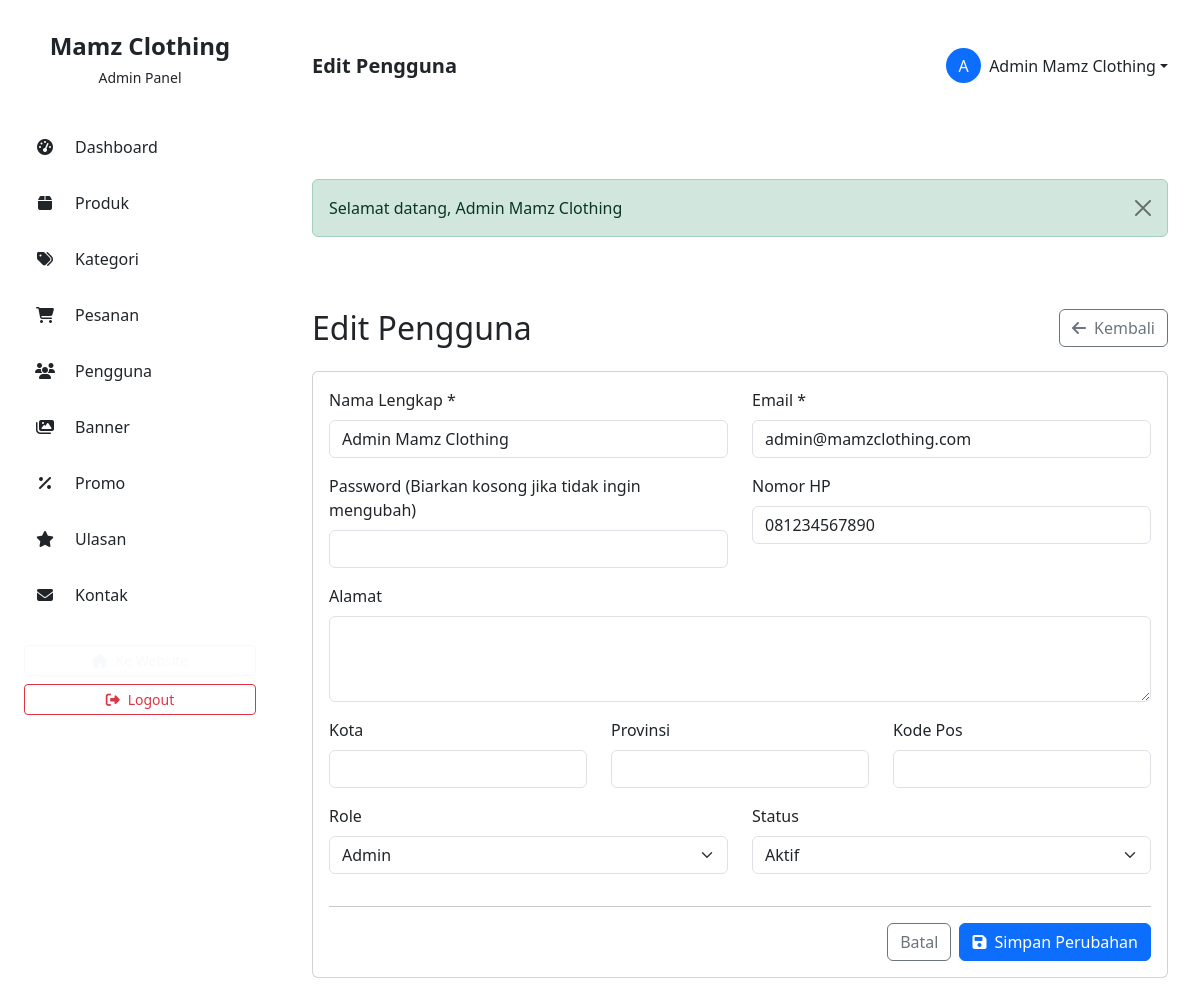
Screenshot of /admin/user-form.php?id=1 (signed in) with the database file from the repository.
### tables this page shows
CREATE TABLE IF NOT EXISTS users (
    id INT AUTO_INCREMENT PRIMARY KEY,
    nama_lengkap VARCHAR(100) NOT NULL,
    email VARCHAR(100) NOT NULL UNIQUE,
    password VARCHAR(255) NOT NULL,
    nomor_hp VARCHAR(20),
    alamat TEXT,
    kota VARCHAR(50),
    provinsi VARCHAR(50),
    kode_pos VARCHAR(10),
    role ENUM('admin', 'user') DEFAULT 'user',
    foto_profil VARCHAR(255) DEFAULT NULL,
    status ENUM('aktif', 'nonaktif') DEFAULT 'aktif',
    created_at TIMESTAMP DEFAULT CURRENT_TIMESTAMP,
    updated_at TIMESTAMP DEFAULT CURRENT_TIMESTAMP ON UPDATE CURRENT_TIMESTAMP,
    INDEX idx_email (email),
    INDEX idx_role (role)
);

### database/Database.php (called while the page is built, shortened)
<?php
class Database {
    private static $instance = null;
    private $connection;
    private function __construct() {
        try {
            $dsn = "mysql:host=" . DB_HOST . ";dbname=" . DB_NAME . ";charset=utf8mb4";
            $options = [
                PDO::ATTR_ERRMODE => PDO::ERRMODE_EXCEPTION,
                PDO::ATTR_DEFAULT_FETCH_MODE => PDO::FETCH_ASSOC,
                PDO::ATTR_EMULATE_PREPARES => false,
                PDO::ATTR_PERSISTENT => false
            ];
            $this->connection = new PDO($dsn, DB_USER, DB_PASS, $options);
        } catch (PDOException $e) {
            die("Database Connection Failed: " . $e->getMessage());
        }
    }
    public static function getInstance() {
        if (self::$instance === null) {
            self::$instance = new self();
        }
        return self::$instance;
    }
    public function query($sql, $params = []) {
        try {
            $stmt = $this->connection->prepare($sql);
            $stmt->execute($params);
            return $stmt;
        } catch (PDOException $e) {
            error_log("Database Error: " . $e->getMessage());
            return false;
        }
    }
    public function fetch($sql, $params = []) {
        $stmt = $this->query($sql, $params);
        return $stmt ? $stmt->fetch() : false;
    }
}

### models/User.php (called while the page is built, shortened)
<?php
require_once BASE_PATH . '/database/Database.php';
class User {
    private $db;
    public function __construct() {
        $this->db = Database::getInstance();
    }
    public function getUserById($id) {
        $sql = "SELECT * FROM users WHERE id = :id LIMIT 1";
        return $this->db->fetch($sql, ['id' => $id]);
    }
}

### admin/user-form.php (the view, shortened to what this page needs)
<?php
require_once BASE_PATH . '/includes/auth.php';
require_once BASE_PATH . '/models/User.php';
$userModel = new User();
$userId = isset($_GET['id']) ? (int)$_GET['id'] : 0;
$user = null;
$isEdit = false;
if ($userId > 0) {
    $user = $userModel->getUserById($userId);
    $isEdit = true;
}
$pageTitle = $isEdit ? 'Edit Pengguna' : 'Tambah Pengguna';
require_once BASE_PATH . '/views/admin/layouts/header.php';
?>
<div class="d-flex justify-content-between align-items-center mb-4">
    <h2 class="mb-0"><?php echo $pageTitle; ?></h2>
    <a href="<?php echo SITE_URL; ?>/admin/users.php" class="btn btn-outline-secondary">
        <i class="fas fa-arrow-left me-2"></i>Kembali
    </a>
</div>
<div class="card">
    <div class="card-body">
        <form method="POST" action="">
            <div class="row">
                <div class="col-md-6 mb-3">
                    <label for="nama_lengkap" class="form-label">Nama Lengkap *</label>
                    <input type="text" class="form-control" id="nama_lengkap" name="nama_lengkap" value="<?php echo $isEdit ? htmlspecialchars($user['nama_lengkap']) : ''; ?>" required>
                </div>
                <div class="col-md-6 mb-3">
                    <label for="email" class="form-label">Email *</label>
                    <input type="email" class="form-control" id="email" name="email" value="<?php echo $isEdit ? htmlspecialchars($user['email']) : ''; ?>" required>
                </div>
            </div>
            <div class="row">
                <div class="col-md-6 mb-3">
                    <label for="password" class="form-label"><?php echo $isEdit ? 'Password (Biarkan kosong jika tidak ingin mengubah)' : 'Password *'; ?></label>
                    <input type="password" class="form-control" id="password" name="password" <?php echo !$isEdit ? 'required' : ''; ?>>
                </div>
                <div class="col-md-6 mb-3">
                    <label for="nomor_hp" class="form-label">Nomor HP</label>
                    <input type="text" class="form-control" id="nomor_hp" name="nomor_hp" value="<?php echo $isEdit ? htmlspecialchars($user['nomor_hp'] ?? '') : ''; ?>">
                </div>
            </div>
            <div class="mb-3">
                <label for="alamat" class="form-label">Alamat</label>
                <textarea class="form-control" id="alamat" name="alamat" rows="3"><?php echo $isEdit ? htmlspecialchars($user['alamat'] ?? '') : ''; ?></textarea>
            </div>
            <div class="row">
                <div class="col-md-4 mb-3">
                    <label for="kota" class="form-label">Kota</label>
                    <input type="text" class="form-control" id="kota" name="kota" value="<?php echo $isEdit ? htmlspecialchars($user['kota'] ?? '') : ''; ?>">
                </div>
                <div class="col-md-4 mb-3">
                    <label for="provinsi" class="form-label">Provinsi</label>
                    <input type="text" class="form-control" id="provinsi" name="provinsi" value="<?php echo $isEdit ? htmlspecialchars($user['provinsi'] ?? '') : ''; ?>">
                </div>
                <div class="col-md-4 mb-3">
                    <label for="kode_pos" class="form-label">Kode Pos</label>
                    <input type="text" class="form-control" id="kode_pos" name="kode_pos" value="<?php echo $isEdit ? htmlspecialchars($user['kode_pos'] ?? '') : ''; ?>">
                </div>
            </div>
            <div class="row">
                <div class="col-md-6 mb-3">
                    <label for="role" class="form-label">Role</label>
                    <select class="form-select" id="role" name="role">
                        <option value="admin" <?php echo $isEdit && $user['role'] == 'admin' ? 'selected' : ''; ?>>Admin</option>
                    </select>
                </div>
                <div class="col-md-6 mb-3">
                    <label for="status" class="form-label">Status</label>
                    <select class="form-select" id="status" name="status">
                        <option value="aktif" <?php echo $isEdit && $user['status'] == 'aktif' ? 'selected' : (!$isEdit ? 'selected' : ''); ?>>Aktif</option>
                    </select>
                </div>
            </div>
            <hr>
            <div class="d-flex justify-content-end gap-2">
                <a href="<?php echo SITE_URL; ?>/admin/users.php" class="btn btn-outline-secondary">Batal</a>
                <button type="submit" class="btn btn-primary">
                    <i class="fas fa-save me-2"></i><?php echo $isEdit ? 'Simpan Perubahan' : 'Tambah Pengguna'; ?>
                </button>
            </div>
        </form>
    </div>
</div>
<?php require_once BASE_PATH . '/views/admin/layouts/footer.php'; ?>

### rows the page displays
users: nama_lengkap "Admin Mamz Clothing", email "admin@mamzclothing.com", nomor_hp "081234567890", role "Admin", status "Aktif"

### other values shown
SITE_NAME "Mamz Clothing"
$pageTitle "Edit Pengguna"
substr($_SESSION['user_nama'] ?? 'A', 0, 1) "A"
$_SESSION['user_nama'] "Admin Mamz Clothing"
$flash['message'] "Selamat datang, Admin Mamz Clothing"
